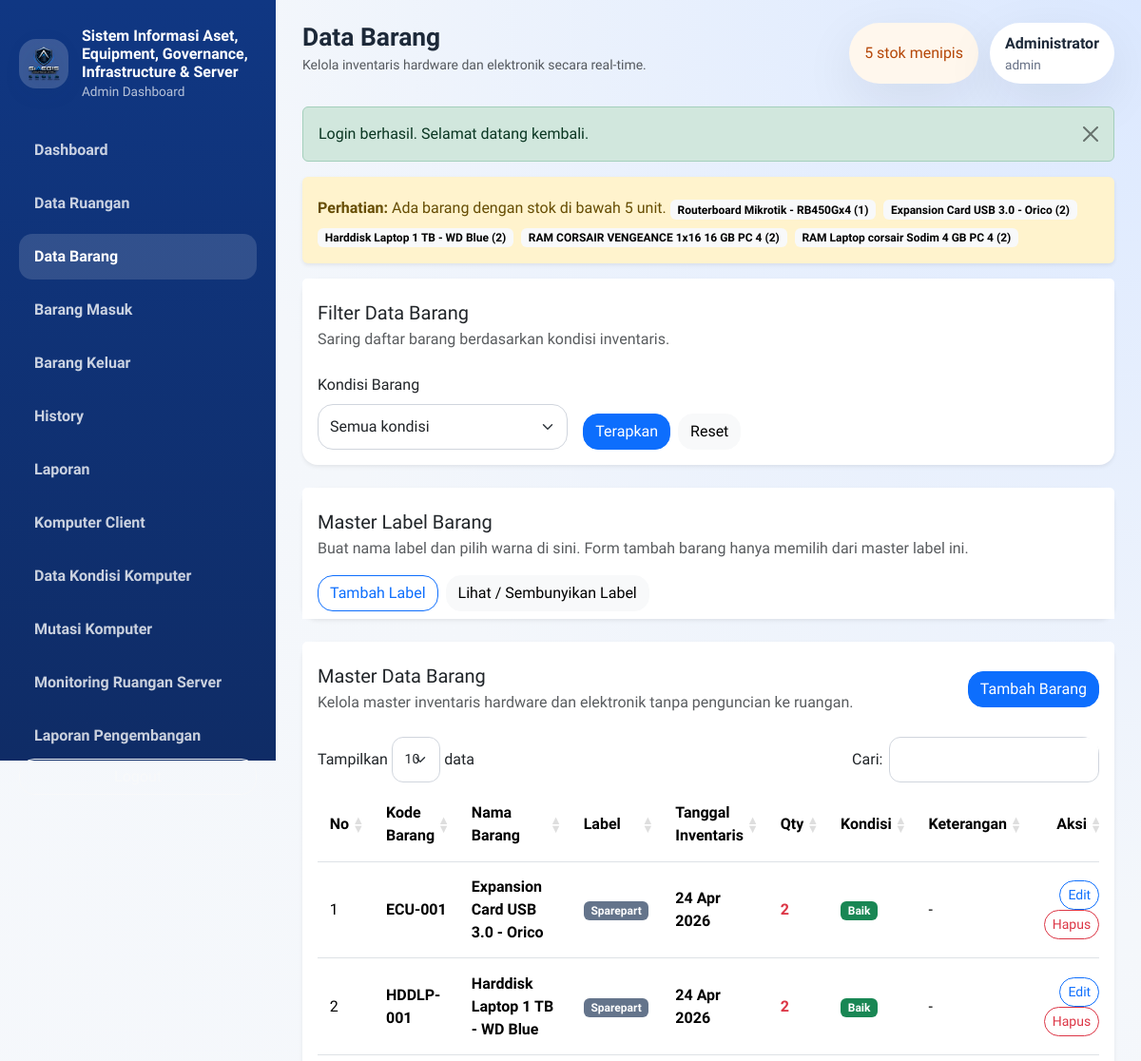
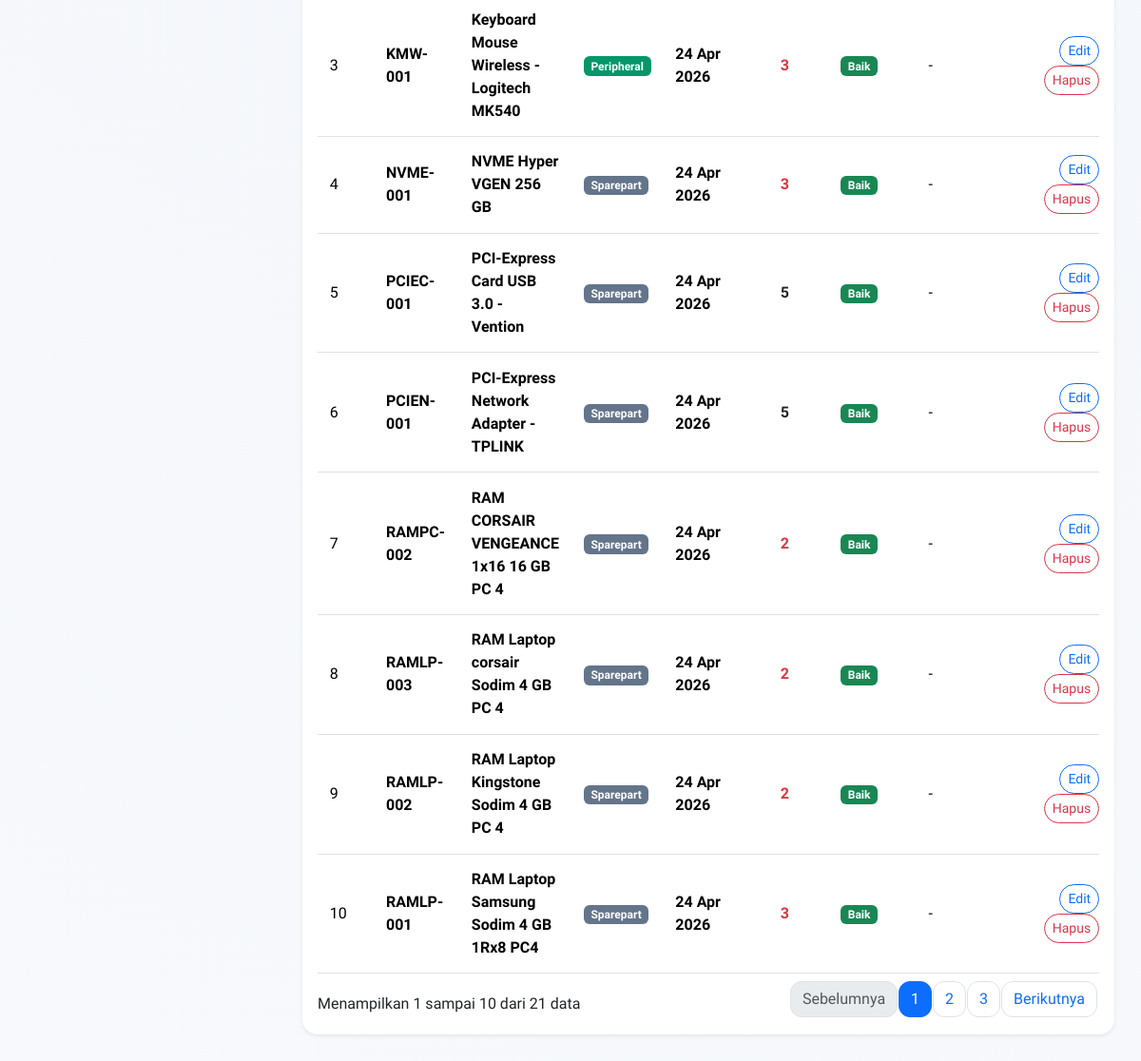
Screenshot of /modules/barang/index.php (signed in) with the database file from the repository (2 pictures, top to bottom).
### tables this page shows
CREATE TABLE barang (
    id INT AUTO_INCREMENT PRIMARY KEY,
    kode_barang VARCHAR(50) NOT NULL UNIQUE,
    nama_barang VARCHAR(150) NOT NULL,
    ruangan_id INT NULL,
    tahun_inventaris YEAR NOT NULL,
    qty INT NOT NULL DEFAULT 0,
    label_barang VARCHAR(100) NOT NULL DEFAULT 'Lainnya',
    kondisi ENUM('Baik', 'Rusak', 'Perbaikan') NOT NULL DEFAULT 'Baik',
    keterangan TEXT NULL,
    created_at TIMESTAMP DEFAULT CURRENT_TIMESTAMP,
    CONSTRAINT fk_barang_ruangan FOREIGN KEY (ruangan_id) REFERENCES ruangan(id) ON UPDATE CASCADE
);

### includes/helpers.php (called while the page is built, shortened)
<?php
function url(string $path = ''): string
{
    $path = ltrim($path, '/');
    return BASE_URL . ($path !== '' ? '/' . $path : '');
}
function e(?string $value): string
{
    return htmlspecialchars((string) $value, ENT_QUOTES, 'UTF-8');
}
function get_flash(): ?array
{
    $flash = $_SESSION['flash'];
    return $flash;
}
function format_date_id(?string $date): string
{
    return date('d M Y', strtotime($date));
}
function format_number($value): string
{
    return number_format((float) $value, 0, ',', '.');
}
function condition_badge(string $condition): string
{
    switch ($condition) {
        case 'Baik':
            return 'success';
    }
}
function current_path(): string
{
    return str_replace('\\', '/', $_SERVER['PHP_SELF'] ?? '');
}
function is_active_menu(string $needle): bool
{
    return str_contains(current_path(), $needle);
}
function fetch_all(PDO $pdo, string $sql, array $params = []): array
{
    $statement = $pdo->prepare($sql);
    $statement->execute($params);
    return $statement->fetchAll();
}
function normalize_hex_color(?string $value, string $default = '#64748B'): string
{
    $value = strtoupper(trim((string) $value));
    return '#' . ltrim($value, '#');
}
function get_contrast_text_color(string $backgroundHex): string
{
    $hex = ltrim(normalize_hex_color($backgroundHex), '#');
    $red = hexdec(substr($hex, 0, 2));
    $green = hexdec(substr($hex, 2, 2));
    $blue = hexdec(substr($hex, 4, 2));
    $brightness = (($red * 299) + ($green * 587) + ($blue * 114)) / 1000;
    return $brightness >= 160 ? '#0F172A' : '#FFFFFF';
}
function get_master_barang_labels(PDO $pdo): array
{
    return fetch_all(
        $pdo,
        'SELECT id, nama_label, warna_label
         FROM master_label_barang
         ORDER BY nama_label ASC'
    );
}
function get_barang_label_map(PDO $pdo): array
{
    $map = [];
    foreach (get_master_barang_labels($pdo) as $row) {
        $labelName = trim((string) ($row['nama_label'] ?? ''));
        $map[$labelName] = normalize_hex_color($row['warna_label'] ?? '#64748B');
    }
    return $map;
}
function get_low_stock_items(PDO $pdo, int $limit = 5): array
{
    return fetch_all(
        $pdo,
        'SELECT b.nama_barang, b.qty
         FROM barang b
         WHERE b.qty < 5
         ORDER BY b.qty ASC, b.nama_barang ASC
         LIMIT ' . (int) $limit
    );
}

### includes/auth.php (called while the page is built, shortened)
<?php
function current_user_role(): string
{
    return $_SESSION['user']['role'] ?? 'admin';
}
function is_admin_user(): bool
{
    return current_user_role() === 'admin';
}
function current_user(): ?array
{
    return $_SESSION['user'] ?? null;
}

### modules/barang/index.php (the view, shortened to what this page needs)
<?php
require_once dirname(__DIR__, 2) . '/config/app.php';
$pageTitle = 'Data Barang';
$labelMasters = get_master_barang_labels($pdo);
$labelMasters = get_master_barang_labels($pdo);
$labelColorMap = get_barang_label_map($pdo);
$labelOptions = array_map(static fn (array $row): string => (string) ($row['nama_label'] ?? ''), $labelMasters);
$itemParams = [];
$itemSql = 'SELECT b.* FROM barang b WHERE 1=1';
$itemSql .= ' ORDER BY b.nama_barang ASC';
$items = fetch_all($pdo, $itemSql, $itemParams);
require_once BASE_PATH . '/includes/layout_top.php';
?>
<div class="card border-0 shadow-sm mb-4">
    <div class="card-header bg-white border-0 pt-4">
        <h5 class="mb-1">Filter Data Barang</h5>
        <p class="text-muted mb-0">Saring daftar barang berdasarkan kondisi inventaris.</p>
    </div>
    <div class="card-body">
        <form method="get" class="row g-3 align-items-end">
            <div class="col-md-4">
                <label class="form-label">Kondisi Barang</label>
                <select name="kondisi" class="form-select">
                    <option value="">Semua kondisi</option>
                </select>
            </div>
            <div class="col-md-8 d-flex gap-2 flex-wrap">
                <button type="submit" class="btn btn-primary">Terapkan</button>
                <a href="<?= e(url('modules/barang/index.php')); ?>" class="btn btn-light">Reset</a>
            </div>
        </form>
    </div>
</div>
<div class="card border-0 shadow-sm mb-4">
    <div class="card-header bg-white border-0 d-flex justify-content-between align-items-center flex-wrap gap-3 pt-4">
        <div>
            <h5 class="mb-1">Master Label Barang</h5>
            <p class="text-muted mb-0">Buat nama label dan pilih warna di sini. Form tambah barang hanya memilih dari master label ini.</p>
        </div>
        <div class="d-flex gap-2 flex-wrap">
            <button class="btn btn-outline-primary" data-bs-toggle="modal" data-bs-target="#addLabelModal">Tambah Label</button>
            <button class="btn btn-light" type="button" data-bs-toggle="collapse" data-bs-target="#masterLabelBarangCollapse" aria-expanded="false" aria-controls="masterLabelBarangCollapse">
                Lihat / Sembunyikan Label
            </button>
        </div>
    </div>
</div>
<div class="card border-0 shadow-sm">
    <div class="card-header bg-white border-0 d-flex justify-content-between align-items-center flex-wrap gap-3 pt-4">
        <div>
            <h5 class="mb-1">Master Data Barang</h5>
            <p class="text-muted mb-0">Kelola master inventaris hardware dan elektronik tanpa penguncian ke ruangan.</p>
        </div>
        <button class="btn btn-primary" data-bs-toggle="modal" data-bs-target="#addItemModal" <?= !$labelOptions ? 'disabled' : ''; ?>>Tambah Barang</button>
    </div>
    <div class="card-body">
        <div class="table-responsive">
            <table class="table table-hover align-middle datatable">
                <thead>
                    <tr>
                        <th>No</th>
                        <th>Kode Barang</th>
                        <th>Nama Barang</th>
                        <th>Label</th>
                        <th>Tanggal Inventaris</th>
                        <th>Qty</th>
                        <th>Kondisi</th>
                        <th>Keterangan</th>
                        <th class="text-end">Aksi</th>
                    </tr>
                </thead>
                <tbody>
                    <?php foreach ($items as $index => $item): ?>
                        <?php
                        $itemLabel = (string) ($item['label_barang'] ?? 'Lainnya');
                        $itemLabelColor = $labelColorMap[$itemLabel] ?? '#64748B';
                        $itemLabelTextColor = get_contrast_text_color($itemLabelColor);
                        ?>
                        <tr>
                            <td><?= $index + 1; ?></td>
                            <td><span class="fw-semibold"><?= e($item['kode_barang']); ?></span></td>
                            <td><strong><?= e($item['nama_barang']); ?></strong></td>
                            <td>
                                <span class="badge" style="background-color: <?= e($itemLabelColor); ?>; color: <?= e($itemLabelTextColor); ?>;">
                                    <?= e($itemLabel); ?>
                                </span>
                            </td>
                            <td>
                                <span class="fw-semibold"><?= e(format_date_id((string) ($item['created_at'] ?? ''))); ?></span>
                            </td>
                            <td>
                                <span class="fw-semibold <?= (int) $item['qty'] < 5 ? 'text-danger' : 'text-dark'; ?>">
                                    <?= format_number($item['qty']); ?>
                                </span>
                            </td>
                            <td><span class="badge text-bg-<?= condition_badge($item['kondisi']); ?>"><?= e($item['kondisi']); ?></span></td>
                            <td><?= e($item['keterangan'] ?: '-'); ?></td>
                            <td class="text-end">
                                <button class="btn btn-sm btn-outline-primary" data-bs-toggle="modal" data-bs-target="#editItemModal<?= $item['id']; ?>">Edit</button>
                                <button class="btn btn-sm btn-outline-danger" data-bs-toggle="modal" data-bs-target="#deleteItemModal<?= $item['id']; ?>">Hapus</button>
                            </td>
                        </tr>
                    <?php endforeach; ?>
                </tbody>
            </table>
        </div>
    </div>
</div>
<?php require_once BASE_PATH . '/includes/layout_bottom.php'; ?>

### includes/layout_top.php (shortened to what this page needs)
<?php
$pageTitle = $pageTitle ?? APP_NAME;
$pageSubtitle = $pageSubtitle ?? 'Kelola inventaris hardware dan elektronik secara real-time.';
$lowStockItems = get_low_stock_items($pdo);
$currentUser = current_user();
$flash = get_flash();
$isAdminUser = is_admin_user();
$showLowStockAlert = !is_active_menu('/modules/pengembangan/') && !is_active_menu('/modules/monitoring_ruangan/');
?><!doctype html>
<html lang="id">
<head>
    <link href="https://cdn.jsdelivr.net/npm/bootstrap@5.3.3/dist/css/bootstrap.min.css" rel="stylesheet">
    <link href="https://cdn.datatables.net/1.13.8/css/dataTables.bootstrap5.min.css" rel="stylesheet">
    <link href="https://cdn.datatables.net/responsive/2.5.0/css/responsive.bootstrap5.min.css" rel="stylesheet">
    <link href="<?= e(url('assets/css/style.css')); ?>" rel="stylesheet">
</head>
<body>
    <div class="app-shell">
        <aside class="sidebar d-none d-xl-flex flex-column">
            <div class="sidebar-brand">
                <div class="brand-mark">
                    <img src="<?= e(url(APP_LOGO_PATH)); ?>" alt="Logo SiAEGIS" class="brand-logo">
                </div>
                <div>
                    <h1><?= e(APP_NAME); ?></h1>
                    <p>Admin Dashboard</p>
                </div>
            </div>
            <nav class="nav flex-column sidebar-nav">
                <?php if ($isAdminUser): ?>
                    <a class="nav-link <?= is_active_menu('/modules/dashboard/') ? 'active' : ''; ?>" href="<?= e(url('modules/dashboard/index.php')); ?>">Dashboard</a>
                    <a class="nav-link <?= is_active_menu('/modules/ruangan/') ? 'active' : ''; ?>" href="<?= e(url('modules/ruangan/index.php')); ?>">Data Ruangan</a>
                    <a class="nav-link <?= is_active_menu('/modules/barang/') ? 'active' : ''; ?>" href="<?= e(url('modules/barang/index.php')); ?>">Data Barang</a>
                    <a class="nav-link <?= is_active_menu('/modules/transaksi/masuk.php') ? 'active' : ''; ?>" href="<?= e(url('modules/transaksi/masuk.php')); ?>">Barang Masuk</a>
                    <a class="nav-link <?= is_active_menu('/modules/transaksi/keluar.php') ? 'active' : ''; ?>" href="<?= e(url('modules/transaksi/keluar.php')); ?>">Barang Keluar</a>
                    <a class="nav-link <?= is_active_menu('/modules/transaksi/history.php') ? 'active' : ''; ?>" href="<?= e(url('modules/transaksi/history.php')); ?>">History</a>
                    <a class="nav-link <?= is_active_menu('/modules/laporan/') ? 'active' : ''; ?>" href="<?= e(url('modules/laporan/index.php')); ?>">Laporan</a>
                    <a class="nav-link <?= is_active_menu('/modules/komputer/') ? 'active' : ''; ?>" href="<?= e(url('modules/komputer/index.php')); ?>">Komputer Client</a>
                    <a class="nav-link <?= is_active_menu('/modules/kondisi_komputer/') ? 'active' : ''; ?>" href="<?= e(url('modules/kondisi_komputer/index.php')); ?>">Data Kondisi Komputer</a>
                    <a class="nav-link <?= is_active_menu('/modules/mutasi_komputer/') ? 'active' : ''; ?>" href="<?= e(url('modules/mutasi_komputer/index.php')); ?>">Mutasi Komputer</a>
                    <a class="nav-link <?= is_active_menu('/modules/monitoring_ruangan/') ? 'active' : ''; ?>" href="<?= e(url('modules/monitoring_ruangan/dashboard.php')); ?>">Monitoring Ruangan Server</a>
                <?php endif; ?>
                <a class="nav-link <?= is_active_menu('/modules/pengembangan/') ? 'active' : ''; ?>" href="<?= e(url('modules/pengembangan/index.php')); ?>">Laporan Pengembangan</a>
            </nav>
            <a href="<?= e(url('logout.php')); ?>" class="btn btn-outline-light mt-auto">Logout</a>
        </aside>
        <div class="content-wrapper">
            <header class="topbar">
                <div class="d-flex align-items-center gap-3">
                    <div>
                        <h2 class="mb-0"><?= e($pageTitle); ?></h2>
                        <small class="text-muted"><?= e($pageSubtitle); ?></small>
                    </div>
                </div>
                <div class="topbar-meta">
                    <?php if ($showLowStockAlert): ?>
                        <div class="alert-pill <?= $lowStockItems ? 'alert-low' : 'alert-safe'; ?>">
                            <?= $lowStockItems ? count($lowStockItems) . ' stok menipis' : 'Stok aman'; ?>
                        </div>
                    <?php endif; ?>
                    <div class="user-pill">
                        <strong><?= e($currentUser['nama'] ?? 'Admin'); ?></strong>
                        <span><?= e($currentUser['username'] ?? '-'); ?></span>
                    </div>
                </div>
            </header>
            <main class="page-content">
                <?php if ($flash): ?>
                    <div class="alert alert-<?= e($flash['type']); ?> alert-dismissible fade show">
                        <?= e($flash['message']); ?>
                        <button type="button" class="btn-close" data-bs-dismiss="alert"></button>
                    </div>
                <?php endif; ?>
                <?php if ($showLowStockAlert && $lowStockItems): ?>
                    <div class="alert alert-warning border-0 shadow-sm">
                        <strong>Perhatian:</strong> Ada barang dengan stok di bawah 5 unit.
                        <?php foreach ($lowStockItems as $item): ?>
                            <span class="badge text-bg-light me-1 mt-2"><?= e($item['nama_barang']); ?> (<?= e($item['qty']); ?>)</span>
                        <?php endforeach; ?>
                    </div>
                <?php endif; ?>

### rows the page displays
barang: nama_barang "Routerboard Mikrotik - RB450Gx4", qty "1"
barang: nama_barang "Expansion Card USB 3.0 - Orico", qty "2", kode_barang "ECU-001", label_barang "Sparepart", created_at "24 Apr 2026", kondisi "Baik", keterangan "-"
barang: nama_barang "Harddisk Laptop 1 TB - WD Blue", qty "2", kode_barang "HDDLP-001", label_barang "Sparepart", created_at "24 Apr 2026", kondisi "Baik", keterangan "-"
barang: nama_barang "RAM CORSAIR VENGEANCE 1x16 16 GB PC 4", qty "2", kode_barang "RAMPC-002", label_barang "Sparepart", created_at "24 Apr 2026", kondisi "Baik", keterangan "-"
barang: nama_barang "RAM Laptop corsair Sodim 4 GB PC 4", qty "2", kode_barang "RAMLP-003", label_barang "Sparepart", created_at "24 Apr 2026", kondisi "Baik", keterangan "-"
barang: kode_barang "KMW-001", nama_barang "Keyboard Mouse Wireless - Logitech MK540", label_barang "Peripheral", created_at "24 Apr 2026", qty "3", kondisi "Baik", keterangan "-"
barang: kode_barang "NVME-001", nama_barang "NVME Hyper VGEN 256 GB", label_barang "Sparepart", created_at "24 Apr 2026", qty "3", kondisi "Baik", keterangan "-"
barang: kode_barang "PCIEC-001", nama_barang "PCI-Express Card USB 3.0 - Vention", label_barang "Sparepart", created_at "24 Apr 2026", qty "5", kondisi "Baik", keterangan "-"
barang: kode_barang "PCIEN-001", nama_barang "PCI-Express Network Adapter - TPLINK", label_barang "Sparepart", created_at "24 Apr 2026", qty "5", kondisi "Baik", keterangan "-"
barang: kode_barang "RAMLP-002", nama_barang "RAM Laptop Kingstone Sodim 4 GB PC 4", label_barang "Sparepart", created_at "24 Apr 2026", qty "2", kondisi "Baik", keterangan "-"
barang: kode_barang "RAMLP-001", nama_barang "RAM Laptop Samsung Sodim 4 GB 1Rx8 PC4", label_barang "Sparepart", created_at "24 Apr 2026", qty "3", kondisi "Baik", keterangan "-"

### other values shown
APP_NAME "Sistem Informasi Aset, Equipment, Governance, Infrastructure & Server"
$pageTitle "Data Barang"
$pageSubtitle "Kelola inventaris hardware dan elektronik secara real-time."
count($lowStockItems) "5"
$currentUser['nama'] "Administrator"
$currentUser['username'] "admin"
$flash['message'] "Login berhasil. Selamat datang kembali."
